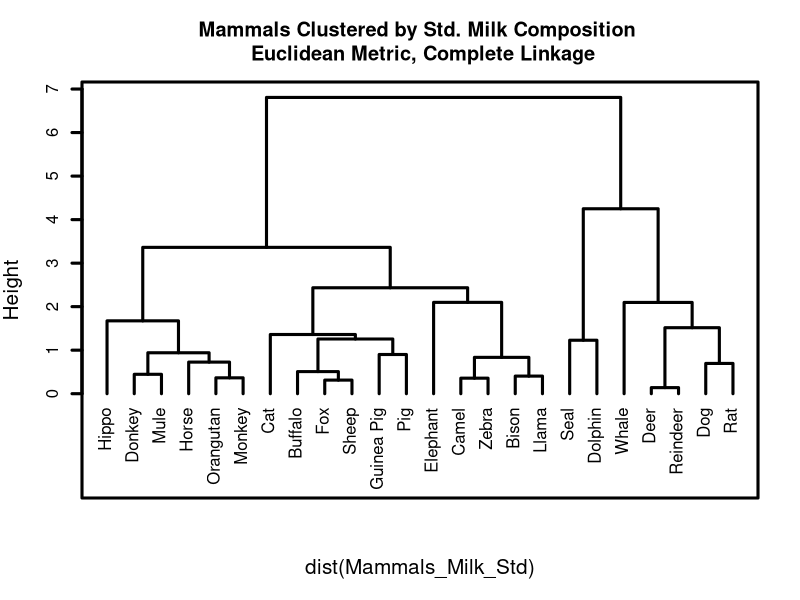
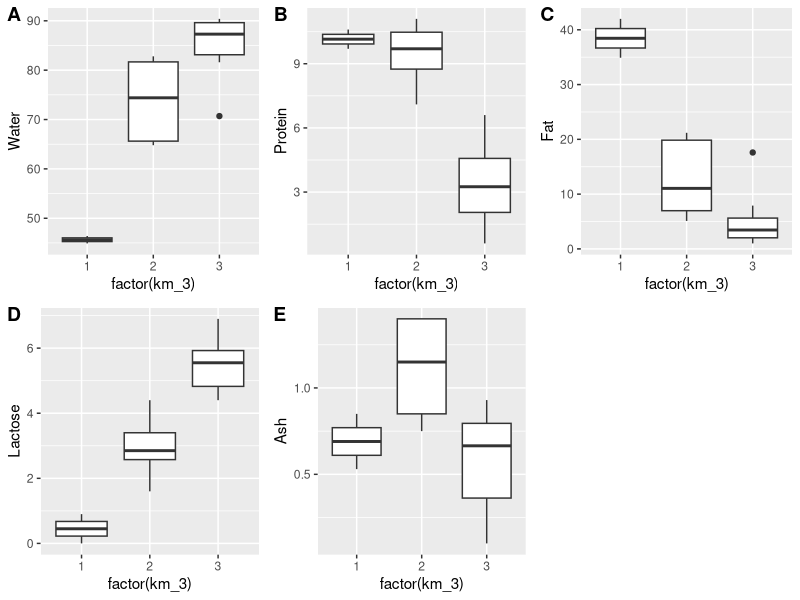
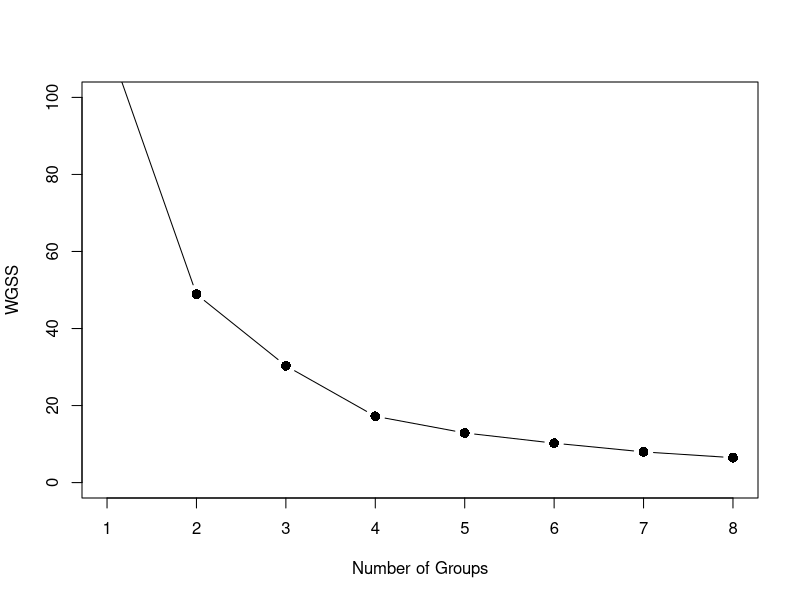

Write the R code that produced these figures, in order.
## ---- chunk 1
knitr::opts_chunk$set(warning=FALSE, message=FALSE)
## ---- chunk 2
library(tidyverse)
Mammals_Milk<-read.csv("Milk_Composition.csv",header=T,row.names=1)
head(Mammals_Milk)
## ---- chunk 3
summary(Mammals_Milk)
## ---- chunk 4
Mammals_Milk_Std<-round(scale(Mammals_Milk),2)
head(Mammals_Milk_Std)
## ---- chunk 5
plot(hclust(dist(Mammals_Milk_Std)), lwd=3, main= "Mammals Clustered by Std. Milk Composition \n Euclidean Metric, Complete Linkage", sub="", cex.lab=1.25, hang=-1, frame.plot=T)
## ---- chunk 6
set.seed(125)
MMilk_km_3 <- kmeans(Mammals_Milk_Std, centers = 3, nstart = 100)
MMilk_km_4 <- kmeans(Mammals_Milk_Std, centers = 4, nstart = 100)
Mammals_Milk <- data.frame(Mammals_Milk, km_3 = MMilk_km_3$cluster, km_4= MMilk_km_4$cluster)
arrange(Mammals_Milk, km_3)
arrange(Mammals_Milk, km_4)
## ---- chunk 7
library(dplyr)
MMilk_Agg_K3 <- Mammals_Milk %>% group_by(km_3) %>% summarise(Count= n(), Mean_Water= mean(Water), Mean_Protein= mean(Protein), Mean_Fat= mean(Fat), Mean_Lactose= mean(Lactose), Mean_Ash= mean(Ash)) %>% round(2)
MMilk_Agg_K4 <- Mammals_Milk %>% group_by(km_4) %>% summarise(Count= n(), Mean_Water= mean(Water), Mean_Protein= mean(Protein), Mean_Fat= mean(Fat), Mean_Lactose= mean(Lactose), Mean_Ash= mean(Ash)) %>% round(2)
head(MMilk_Agg_K3)
head(MMilk_Agg_K4)
## ---- chunk 8
library(ggplot2)
library(cowplot)
require(cowplot)
graph1 <- ggplot(Mammals_Milk, aes(factor(km_3),Water)) + geom_boxplot() 
graph2 <- ggplot(Mammals_Milk, aes(factor(km_3),Protein)) + geom_boxplot() 
graph3 <- ggplot(Mammals_Milk, aes(factor(km_3),Fat)) + geom_boxplot() 
graph4 <- ggplot(Mammals_Milk, aes(factor(km_3),Lactose)) + geom_boxplot() 
graph5 <- ggplot(Mammals_Milk, aes(factor(km_3),Ash)) + geom_boxplot()

plot_grid(graph1, graph2, graph3, graph4, graph5, labels = "AUTO")
## ---- chunk 9
wgss<-rep(0,8)
for(i in 1:8){wgss[i]<-kmeans(Mammals_Milk_Std,centers=i,nstart=50)$tot.withinss}

plot(c(1:8),wgss,type="b",pch=16,cex=1.3,ylim=c(0,100), xlab="Number of Groups",ylab="WGSS")

# It seems like the "elbow" in this graph could be at 4 groups. I'd say it stays pretty consistent with Q2, where we could also observe a general split into 4 smaller clusters. 
